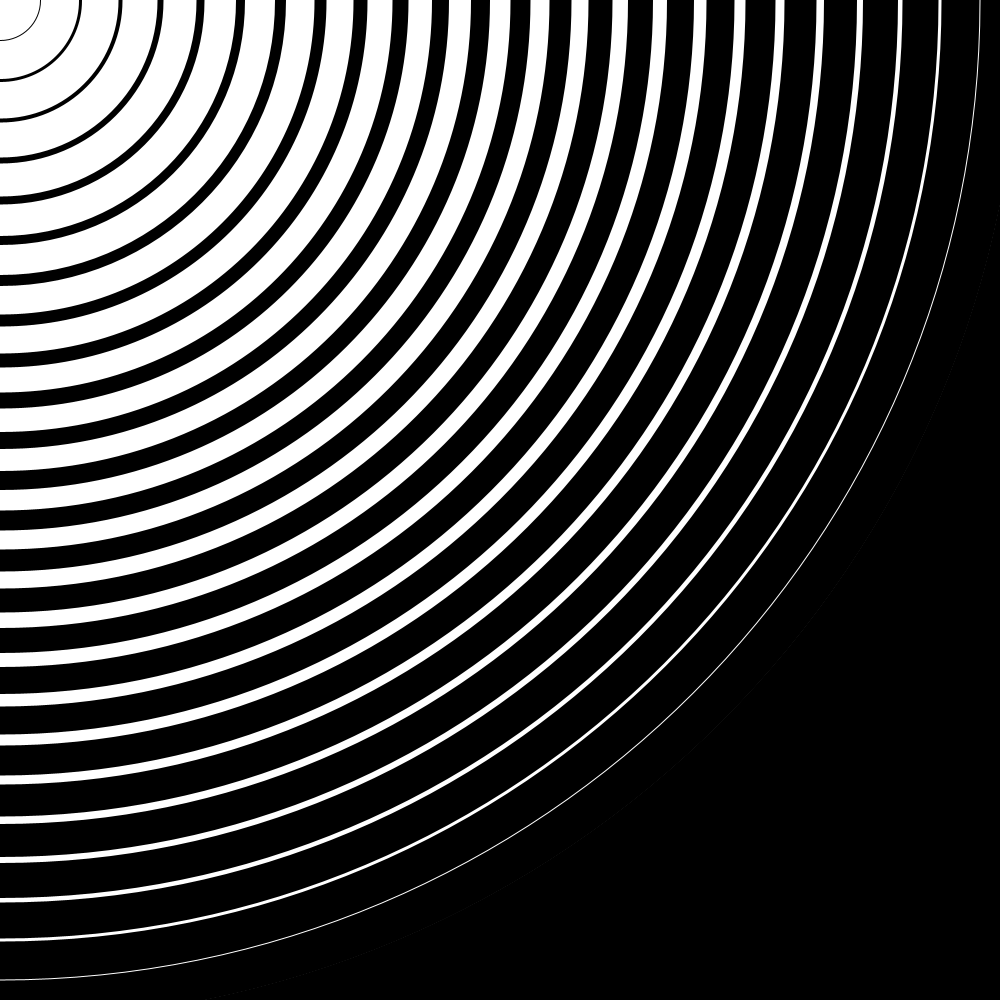
Frame 1 (no input)
Frame 60 (the mouse pressed at the canvas centre just before this capture): identical to frame 1, image omitted
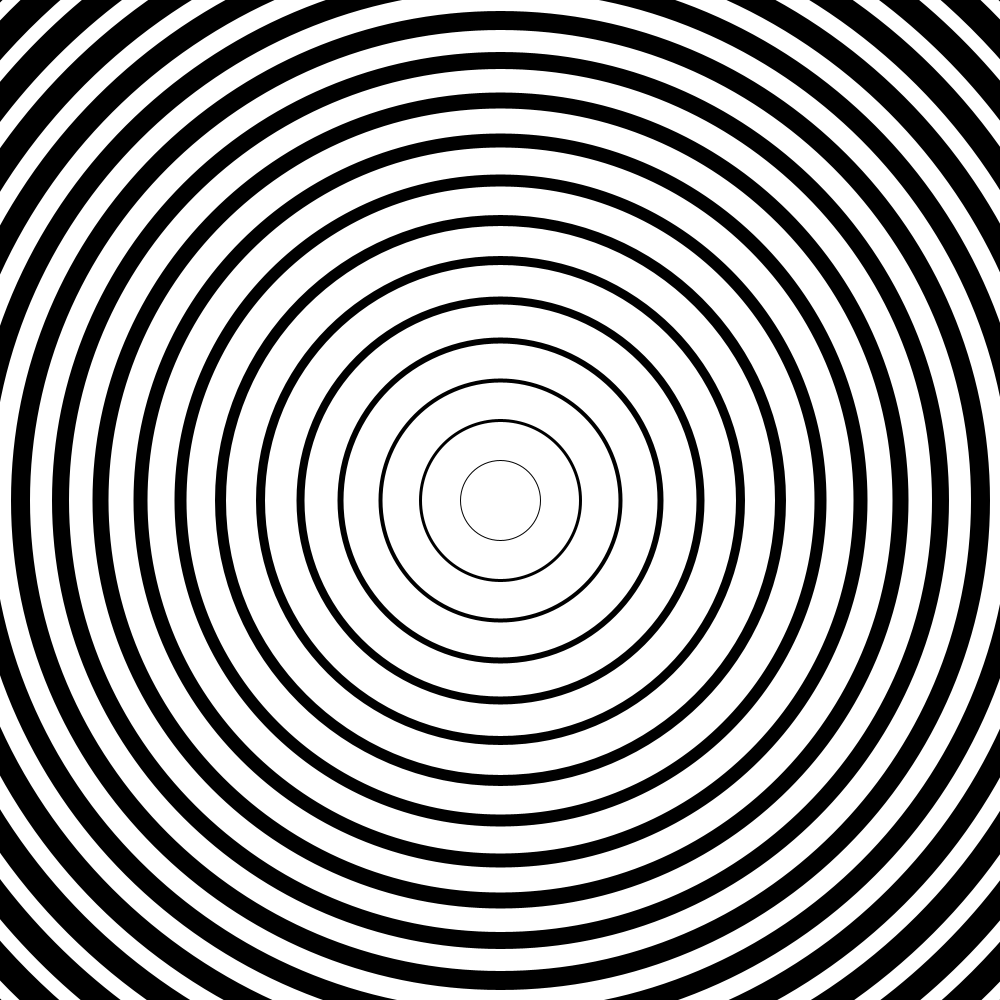
Frame 120 (the mouse held since frame 60 and released just before this capture)

The Processing sketch that drew these frames (run headless with seeded random() and noise(); from frame 60 on, the mouse is pressed at the canvas centre):

// Processing sketch: challenge2_for_loop
// ── challenge2_for_loop.pde
/*
///////////////////////////////////////////
 FOR LOOPS:
 CHALLENGE #2
 ///////////////////////////////////////////
 */

void setup() {
  size(1000, 1000);
  ellipseMode(CENTER);
}


void draw() {
  background(255);
  for (int i = 0; i<=width*2; i+=40) {
    noFill();
    strokeWeight((i+1)/25);
    ellipse(mouseX, mouseY, i+i, i+i);
  }
}
